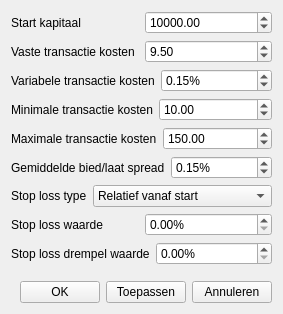
<?xml version="1.0" encoding="UTF-8"?>
<ui version="4.0">
 <class>StrategieSetup</class>
 <widget class="QWidget" name="StrategieSetup">
  <property name="geometry">
   <rect>
    <x>0</x>
    <y>0</y>
    <width>282</width>
    <height>314</height>
   </rect>
  </property>
  <property name="windowTitle">
   <string>Strategie opties</string>
  </property>
  <layout class="QGridLayout" name="gridLayout">
   <item row="0" column="0">
    <layout class="QHBoxLayout" name="horizontalLayout">
     <item>
      <widget class="QLabel" name="scLabel">
       <property name="text">
        <string>Start kapitaal</string>
       </property>
      </widget>
     </item>
     <item>
      <widget class="QDoubleSpinBox" name="scDoubleSpinBox">
       <property name="minimumSize">
        <size>
         <width>100</width>
         <height>0</height>
        </size>
       </property>
       <property name="wrapping">
        <bool>false</bool>
       </property>
       <property name="maximum">
        <double>999999999.000000000000000</double>
       </property>
       <property name="value">
        <double>10000.000000000000000</double>
       </property>
      </widget>
     </item>
    </layout>
   </item>
   <item row="1" column="0">
    <layout class="QHBoxLayout" name="horizontalLayout_5">
     <item>
      <widget class="QLabel" name="fcLabel">
       <property name="text">
        <string>Vaste transactie kosten</string>
       </property>
      </widget>
     </item>
     <item>
      <widget class="QDoubleSpinBox" name="fcDoubleSpinBox">
       <property name="minimumSize">
        <size>
         <width>100</width>
         <height>0</height>
        </size>
       </property>
       <property name="wrapping">
        <bool>false</bool>
       </property>
       <property name="maximum">
        <double>999999999.000000000000000</double>
       </property>
       <property name="singleStep">
        <double>0.100000000000000</double>
       </property>
       <property name="value">
        <double>9.500000000000000</double>
       </property>
      </widget>
     </item>
    </layout>
   </item>
   <item row="2" column="0">
    <layout class="QHBoxLayout" name="horizontalLayout_6">
     <item>
      <widget class="QLabel" name="vcLabel">
       <property name="text">
        <string>Variabele transactie kosten</string>
       </property>
      </widget>
     </item>
     <item>
      <widget class="QDoubleSpinBox" name="vcDoubleSpinBox">
       <property name="minimumSize">
        <size>
         <width>100</width>
         <height>0</height>
        </size>
       </property>
       <property name="wrapping">
        <bool>false</bool>
       </property>
       <property name="suffix">
        <string>%</string>
       </property>
       <property name="maximum">
        <double>100.000000000000000</double>
       </property>
       <property name="singleStep">
        <double>0.010000000000000</double>
       </property>
       <property name="value">
        <double>0.150000000000000</double>
       </property>
      </widget>
     </item>
    </layout>
   </item>
   <item row="3" column="0">
    <layout class="QHBoxLayout" name="horizontalLayout_7">
     <item>
      <widget class="QLabel" name="micLabel">
       <property name="text">
        <string>Minimale transactie kosten</string>
       </property>
      </widget>
     </item>
     <item>
      <widget class="QDoubleSpinBox" name="micDoubleSpinBox">
       <property name="minimumSize">
        <size>
         <width>100</width>
         <height>0</height>
        </size>
       </property>
       <property name="wrapping">
        <bool>false</bool>
       </property>
       <property name="maximum">
        <double>999999999.000000000000000</double>
       </property>
       <property name="singleStep">
        <double>0.100000000000000</double>
       </property>
       <property name="value">
        <double>10.000000000000000</double>
       </property>
      </widget>
     </item>
    </layout>
   </item>
   <item row="4" column="0">
    <layout class="QHBoxLayout" name="horizontalLayout_8">
     <item>
      <widget class="QLabel" name="macLabel">
       <property name="text">
        <string>Maximale transactie kosten</string>
       </property>
      </widget>
     </item>
     <item>
      <widget class="QDoubleSpinBox" name="macDoubleSpinBox">
       <property name="minimumSize">
        <size>
         <width>100</width>
         <height>0</height>
        </size>
       </property>
       <property name="wrapping">
        <bool>false</bool>
       </property>
       <property name="maximum">
        <double>999999999.000000000000000</double>
       </property>
       <property name="singleStep">
        <double>0.100000000000000</double>
       </property>
       <property name="value">
        <double>150.000000000000000</double>
       </property>
      </widget>
     </item>
    </layout>
   </item>
   <item row="5" column="0">
    <layout class="QHBoxLayout" name="horizontalLayout_9">
     <item>
      <widget class="QLabel" name="asLabel">
       <property name="text">
        <string>Gemiddelde bied/laat spread</string>
       </property>
      </widget>
     </item>
     <item>
      <widget class="QDoubleSpinBox" name="asDoubleSpinBox">
       <property name="minimumSize">
        <size>
         <width>100</width>
         <height>0</height>
        </size>
       </property>
       <property name="wrapping">
        <bool>false</bool>
       </property>
       <property name="suffix">
        <string>%</string>
       </property>
       <property name="maximum">
        <double>100.000000000000000</double>
       </property>
       <property name="singleStep">
        <double>0.010000000000000</double>
       </property>
       <property name="value">
        <double>0.150000000000000</double>
       </property>
      </widget>
     </item>
    </layout>
   </item>
   <item row="6" column="0">
    <layout class="QHBoxLayout" name="horizontalLayout_2"/>
   </item>
   <item row="7" column="0">
    <layout class="QHBoxLayout" name="horizontalLayout_4"/>
   </item>
   <item row="8" column="0">
    <layout class="QHBoxLayout" name="horizontalLayout_10">
     <item>
      <widget class="QLabel" name="sltLabel">
       <property name="text">
        <string>Stop loss type</string>
       </property>
      </widget>
     </item>
     <item>
      <widget class="QComboBox" name="sltComboBox">
       <item>
        <property name="text">
         <string>Relatief vanaf start</string>
        </property>
       </item>
       <item>
        <property name="text">
         <string>Relatief volgend vanaf start</string>
        </property>
       </item>
       <item>
        <property name="text">
         <string>Relatief volgend over winst</string>
        </property>
       </item>
      </widget>
     </item>
    </layout>
   </item>
   <item row="9" column="0">
    <layout class="QHBoxLayout" name="horizontalLayout_11">
     <item>
      <widget class="QLabel" name="slttLabel">
       <property name="text">
        <string>Stop loss waarde</string>
       </property>
      </widget>
     </item>
     <item>
      <widget class="QDoubleSpinBox" name="slvDoubleSpinBox">
       <property name="suffix">
        <string>%</string>
       </property>
       <property name="maximum">
        <double>100.000000000000000</double>
       </property>
       <property name="singleStep">
        <double>0.100000000000000</double>
       </property>
      </widget>
     </item>
    </layout>
   </item>
   <item row="10" column="0">
    <layout class="QHBoxLayout" name="horizontalLayout_12">
     <item>
      <widget class="QLabel" name="sltvLabel">
       <property name="text">
        <string>Stop loss drempel waarde</string>
       </property>
      </widget>
     </item>
     <item>
      <widget class="QDoubleSpinBox" name="sltvDoubleSpinBox">
       <property name="suffix">
        <string>%</string>
       </property>
       <property name="maximum">
        <double>100.000000000000000</double>
       </property>
       <property name="singleStep">
        <double>0.100000000000000</double>
       </property>
      </widget>
     </item>
    </layout>
   </item>
   <item row="11" column="0">
    <spacer name="verticalSpacer">
     <property name="orientation">
      <enum>Qt::Vertical</enum>
     </property>
     <property name="sizeHint" stdset="0">
      <size>
       <width>20</width>
       <height>52</height>
      </size>
     </property>
    </spacer>
   </item>
   <item row="12" column="0">
    <layout class="QHBoxLayout" name="horizontalLayout_3">
     <item>
      <spacer name="horizontalSpacer">
       <property name="orientation">
        <enum>Qt::Horizontal</enum>
       </property>
       <property name="sizeHint" stdset="0">
        <size>
         <width>40</width>
         <height>20</height>
        </size>
       </property>
      </spacer>
     </item>
     <item>
      <widget class="QPushButton" name="okPushButton">
       <property name="text">
        <string>OK</string>
       </property>
       <attribute name="buttonGroup">
        <string>buttonGroup</string>
       </attribute>
      </widget>
     </item>
     <item>
      <widget class="QPushButton" name="apPushButton">
       <property name="text">
        <string>Toepassen</string>
       </property>
       <attribute name="buttonGroup">
        <string>buttonGroup</string>
       </attribute>
      </widget>
     </item>
     <item>
      <widget class="QPushButton" name="caPushButton">
       <property name="text">
        <string>Annuleren</string>
       </property>
       <attribute name="buttonGroup">
        <string>buttonGroup</string>
       </attribute>
      </widget>
     </item>
    </layout>
   </item>
  </layout>
 </widget>
 <resources/>
 <connections>
  <connection>
   <sender>caPushButton</sender>
   <signal>clicked()</signal>
   <receiver>StrategieSetup</receiver>
   <slot>close()</slot>
   <hints>
    <hint type="sourcelabel">
     <x>246</x>
     <y>170</y>
    </hint>
    <hint type="destinationlabel">
     <x>248</x>
     <y>145</y>
    </hint>
   </hints>
  </connection>
 </connections>
 <buttongroups>
  <buttongroup name="buttonGroup"/>
 </buttongroups>
</ui>
